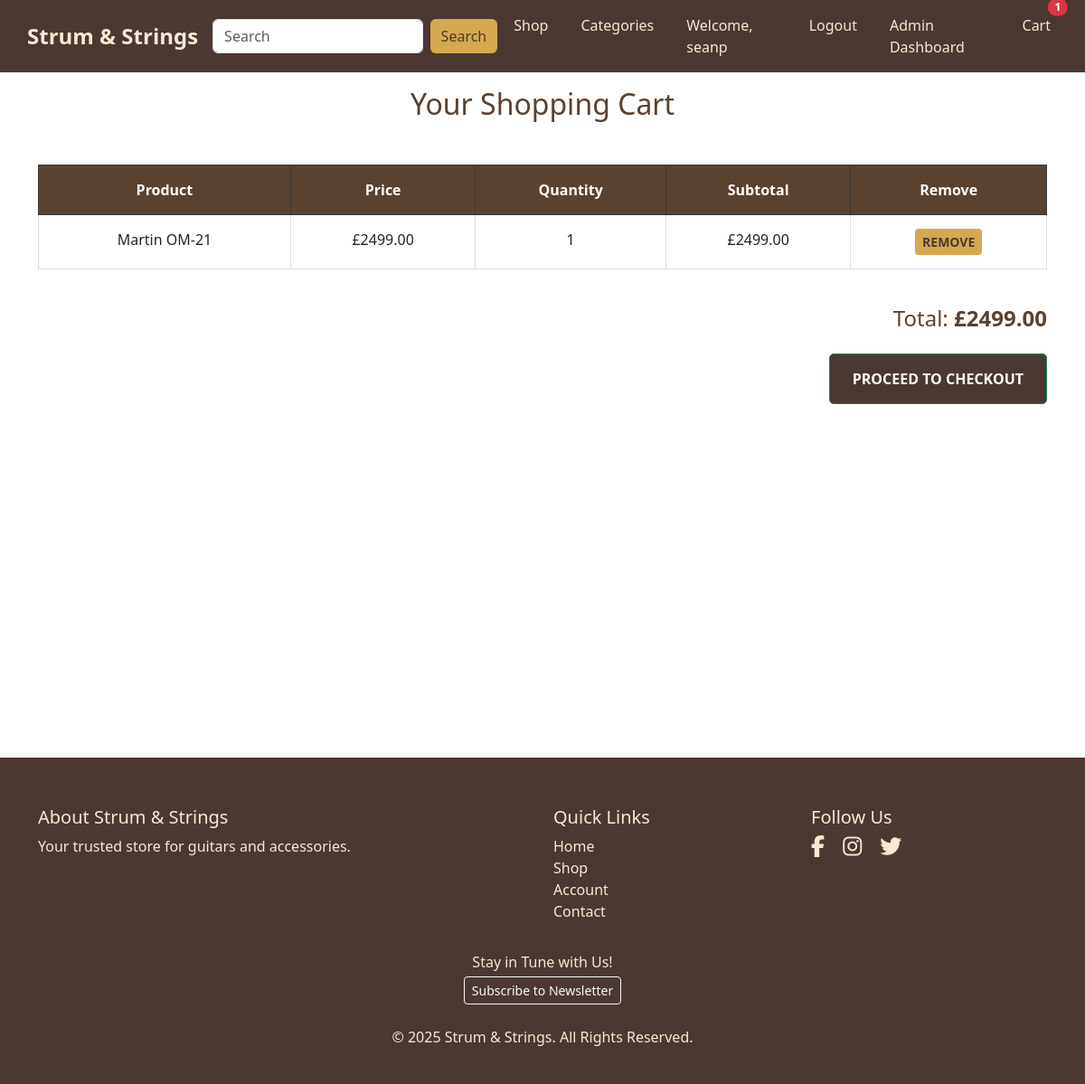
Page /cart/ (signed in) on the earlier database version.
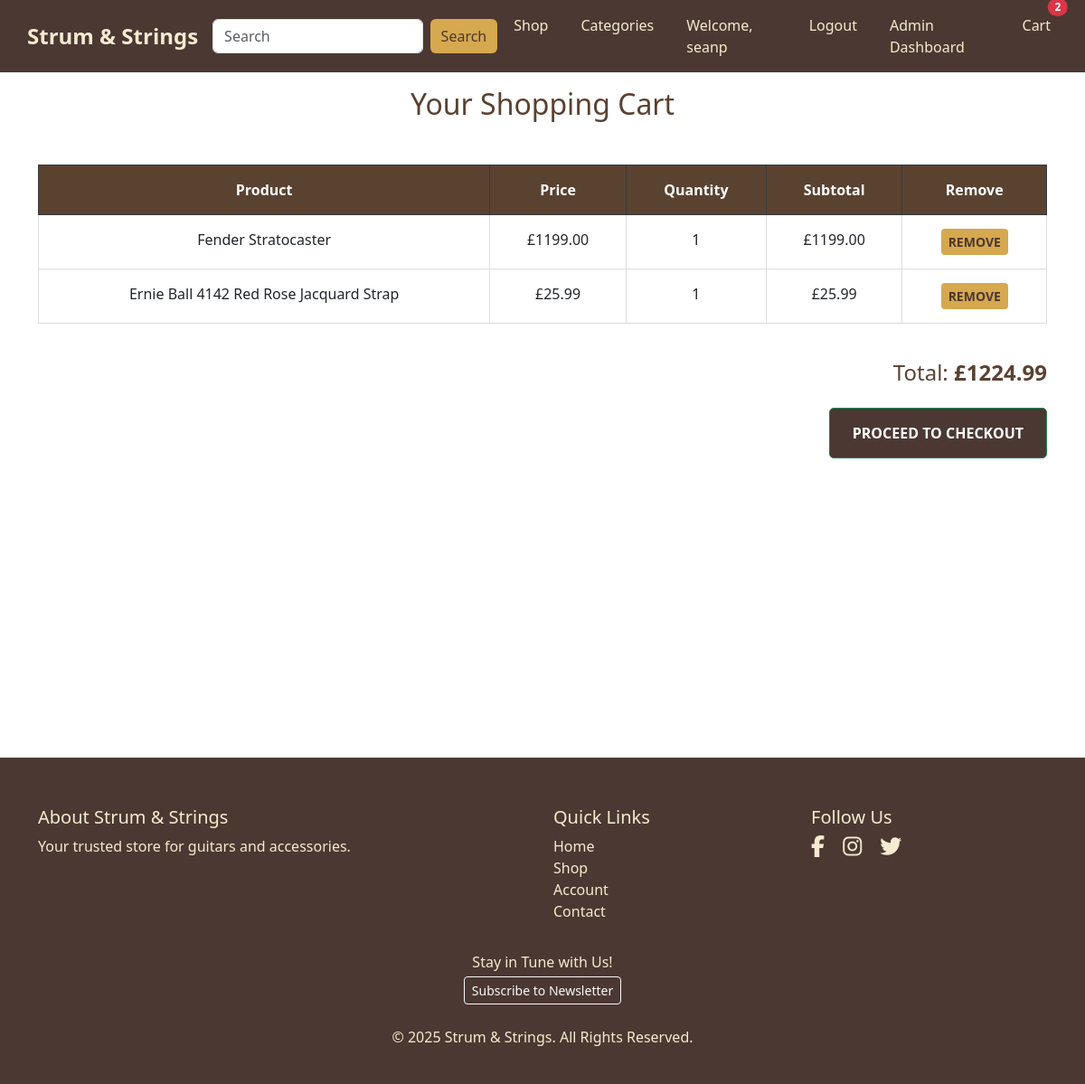
Same page on the later database version.
### cart/models.py (models this page shows, shortened)
class CartItem(models.Model):
    user = models.ForeignKey(User, on_delete=models.CASCADE)
    product = models.ForeignKey(Product, on_delete=models.CASCADE)
    quantity = models.PositiveIntegerField(default=1)
    added_on = models.DateTimeField(auto_now_add=True)

### products/models.py (models this page shows, shortened)
class Product(models.Model):
    name = models.CharField(max_length=200)
    brand = models.CharField(
        max_length=100,
        help_text="e.g. Gibson, Martin, Yamaha, Fender, etc.",
        default="Unknown",
    )
    category = models.ForeignKey(
        Category,
        on_delete=models.CASCADE,
        related_name='products'
    )
    model = models.CharField(
        max_length=100,
        help_text="e.g. Stratocaster, Les Paul, Dreadnought, etc."
    )
    image = CloudinaryField(
        "image",
        blank=True,
        null=True,
        help_text="Upload product image to Cloudinary."
    )
    short_description = models.TextField(blank=True)
    price = models.DecimalField(
        max_digits=8,
        decimal_places=2,
        default=0.00,
        help_text="Price in GBP (e.g. 499.99)"
    )

### cart/views.py (the view)
# urls.py: path('', views.view_cart, name='view_cart'),
@login_required
def view_cart(request):
    cart_items = CartItem.objects.filter(user=request.user)
    for item in cart_items:
        item.subtotal = item.product.price * item.quantity
    total = sum(item.subtotal for item in cart_items)
    return render(request, 'cart/cart.html', {
        'cart_items': cart_items,
        'total': total,
    })

### cart/context_processors.py (called while the page is built)
def cart_item_count(request):
    if request.user.is_authenticated:
        count = CartItem.objects.filter(user=request.user).count()
    else:
        count = 0
    return {'cart_item_count': count}

### cart/templates/cart/cart.html (shortened to what this page needs)
{% extends 'base.html' %}
{% load static %}
{% block extra_css %}
  {{ block.super }}
  <link rel="stylesheet" href="{% static 'cart/css/cart.css' %}">
{% endblock %}
{% block main_class %}container py-5 mt-5{% endblock %}
{% block content %}
  <h2 class="text-center mb-5">Your Shopping Cart</h2>
  {% if cart_items %}
    <div class="table-responsive">
      <table class="table table-bordered">
        <thead class="table-dark">
          <tr>
            <th scope="col">Product</th>
            <th scope="col">Price</th>
            <th scope="col">Quantity</th>
            <th scope="col">Subtotal</th>
            <th scope="col">Remove</th>
          </tr>
        </thead>
        <tbody>
          {% for item in cart_items %}
            <tr>
              <td>{{ item.product.name }}</td>
              <td>£{{ item.product.price }}</td>
              <td>{{ item.quantity }}</td>
              <td>£{{ item.subtotal|floatformat:2 }}</td>
              <td>
                <a href="{% url 'cart:remove_from_cart' item.id %}" class="btn btn-danger btn-sm">Remove</a>
              </td>
            </tr>
          {% endfor %}
        </tbody>
      </table>
    </div>
    <div class="text-end order-summary">
      <h4>Total: <strong>£{{ total|floatformat:2 }}</strong></h4>
      <a href="{% url 'cart:checkout' %}" class="btn btn-success btn-lg mt-3">Proceed to Checkout</a>
    </div>
  {% else %}
    <p class="text-center">Your cart is empty.</p>
  {% endif %}
{% endblock %}

### templates/base.html (shortened to what this page needs)
{% load static %}
<!DOCTYPE html>
<html lang="en">
  <head>
    {% block corecss %}
    <link
      rel="stylesheet"
      href="https://cdn.jsdelivr.net/npm/bootstrap@5.3.0/dist/css/bootstrap.min.css"
    />
    <link
      rel="stylesheet"
      href="https://cdnjs.cloudflare.com/ajax/libs/font-awesome/6.4.2/css/all.min.css"
    />
    {% endblock %} {% block extra_css %}
    <link rel="stylesheet" href="{% static 'css/base.css' %}" />
    {% endblock %}
  </head>
  <body>
    <div class="wrapper d-flex flex-column">
      <header class="fixed-top">
        <nav class="navbar navbar-expand-lg navbar-dark container-fluid">
          <div class="navbar-brand-container">
            <a class="navbar-brand" href="{% url 'home' %}">Strum & Strings</a>
          </div>
          <div class="collapse navbar-collapse" id="navbarNav">
            <form
              class="d-flex mx-auto"
              method="get"
              action="{% url 'products:products_list' %}"
            >
              <input
                class="form-control me-2 w-100"
                type="search"
                name="q"
                placeholder="Search"
                aria-label="Search"
                value="{{ query|default:'' }}"
              />
              <button class="btn btn-custom-search" type="submit">
                Search
              </button>
            </form>
            <ul
              class="navbar-nav ms-auto list-inline list-unstyled"
              id="nav-links-one"
            >
              <li class="nav-item">
                <a class="nav-link" href="{% url 'products:products_list' %}"
                  >Shop</a
                >
              </li>
              <li class="nav-item">
                <a
                  class="nav-link"
                  href="{% url 'categories:categories_list' %}"
                  >Categories</a
                >
              </li>
              {% if user.is_authenticated %}
              <li class="nav-item">
                <a class="nav-link" href="{% url 'accounts:profile' %}"
                  >Welcome, {{ user.username }}</a
                >
              </li>
              <li class="nav-item">
                <a class="nav-link" href="{% url 'account_logout' %}">Logout</a>
              </li>
              {% if user.is_staff %}
              <li class="nav-item">
                <a class="nav-link" href="{% url 'accounts:admin_dashboard' %}"
                  >Admin Dashboard</a
                >
              </li>
              {% endif %} {% endif %}
              <li class="nav-item">
                <a
                  class="nav-link position-relative"
                  href="{% url 'cart:view_cart' %}"
                >
                  Cart {% if cart_item_count > 0 %}
                  <span
                    class="position-absolute top-0 start-100 translate-middle badge rounded-pill bg-danger"
                  >
                    {{ cart_item_count }}
                  </span>
                  {% endif %}
                </a>
              </li>
            </ul>
          </div>
        </nav>
      </header>
      <main class="{% block main_class %}flex-grow-1{% endblock %}">
        {% block content %}{% endblock %}
      </main>
      <footer class="py-4" id="footer-one">
        <div class="container">
          <div class="row text-center text-md-start">
            <div class="col-md-6 mb-4 mb-md-0">
              <h5>About Strum & Strings</h5>
              <p>Your trusted store for guitars and accessories.</p>
            </div>
            <div class="col-md-3 mb-4 mb-md-0">
              <h5>Quick Links</h5>
              <ul class="list-unstyled">
                <li><a href="{% url 'home' %}">Home</a></li>
                <li><a href="{% url 'products:products_list' %}">Shop</a></li>
                {% if user.is_authenticated %}
                <li><a href="{% url 'accounts:profile' %}">Account</a></li>
                {% else %}
                <li><a href="{% url 'account_login' %}">Login</a></li>
                {% endif %}
                <li><a href="#contact">Contact</a></li>
              </ul>
            </div>
            <div class="col-md-3 mb-4 mb-md-0">
              <h5>Follow Us</h5>
              <div class="footer-social-icons">
                <a
                  href="https://www.facebook.com/"
                  target="_blank"
                  class="me-3"
                >
                  <i class="fab fa-facebook-f fa-2x"></i>
                </a>
                <a
                  href="https://www.instagram.com/"
                  target="_blank"
                  class="me-3"
                >
                  <i class="fab fa-instagram fa-2x"></i>
                </a>
                <a href="https://twitter.com/" target="_blank" class="me-3">
                  <i class="fab fa-twitter fa-2x"></i>
                </a>
              </div>
            </div>
          </div>
          <div class="footer-newsletter text-center mt-3">
            <p class="mb-1">Stay in Tune with Us!</p>
            <a
              href="{% url 'accounts:newsletter_signup' %}"
              class="btn btn-outline-light btn-sm"
              >Subscribe to Newsletter</a
            >
          </div>
          <div class="text-center mt-4">
            &copy; 2025 Strum & Strings. All Rights Reserved.
          </div>
        </div>
      </footer>
    </div>
  </body>
</html>

### static/css/base.css (style rules this page uses)
html, body { margin: 0; padding: 0; height: 100%; display: flex; flex-direction: column; }
main { flex: 1; min-height: calc(100vh - 10px); text-align: center; width: 100%; }
header { background-color: #4B3832; color: #F4EBD0; min-height: 80px; display: flex; align-items: center; justify-content: space-between; padding: 0 20px; }
header .navbar-brand, .navbar-brand { font-size: 1.5rem; font-weight: bold; color: #F4EBD0; }
header .navbar-nav .nav-link, .navbar-nav .nav-link { font-size: 1rem; margin: 0 10px; color: #F4EBD0; }
.navbar-brand-container { flex-grow: 1; margin-left: 0; padding-left: 10px; }
.btn-custom-search { background-color: #D6A84F; color: #4B3832; border: none; padding: 6px 12px; }
footer { background-color: #4B3832; color: #F4EBD0; }
footer a { color: #F4EBD0; text-decoration: none; }
.footer-social-icons a i { color: #F4EBD0; font-size: 24px; transition: color 0.3s ease; }
.wrapper { overflow: visible; }

### cart/static/cart/css/cart.css (style rules this page uses)
main { padding-bottom: 2rem !important; }
.container { margin-bottom: 0 !important; padding-bottom: 1rem !important; }
h2.text-center { font-size: 2rem; color: #5a4231; }
.table { width: 100%; margin-bottom: 20px; background-color: #fff; border-radius: 10px; }
.table-dark { background-color: #4b3832; color: white; font-weight: bold; }
.table-bordered { border: 1px solid #ddd; }
.table th, .table td { padding: 15px; text-align: center; }
.table th { background-color: #5a4231; }
.table td { font-size: 1rem; }
.btn-danger { background-color: #d6a84f; color: #4b3832; border: none; font-weight: bold; text-transform: uppercase; }
.btn-success { background-color: #4b3832; color: white; font-weight: bold; text-transform: uppercase; padding: 15px 25px; border-radius: 5px; }
.text-end { text-align: right; margin-top: 20px; }
.text-end h4 { font-size: 1.5rem; color: #5a4231; }
.text-end a { background-color: #4b3832; color: white; padding: 15px 25px; font-size: 1rem; text-transform: uppercase; font-weight: bold; border-radius: 5px; }
.row { margin-top: 30px; }
.mt-3 { margin-top: 20px; }

Differences in the rows shown:
removed CartItem: product.name "Martin OM-21", product.price "2499.00", quantity "1", subtotal "2499.00"
added CartItem: product.name "Fender Stratocaster", product.price "1199.00", quantity "1", subtotal "1199.00"
added CartItem: product.name "Ernie Ball 4142 Red Rose Jacquard Strap", product.price "25.99", quantity "1", subtotal "25.99"
Other differences:
{{ cart_item_count }}: "1" → "2"
{{ total|floatformat:2 }}: "2499.00" → "1224.99"
